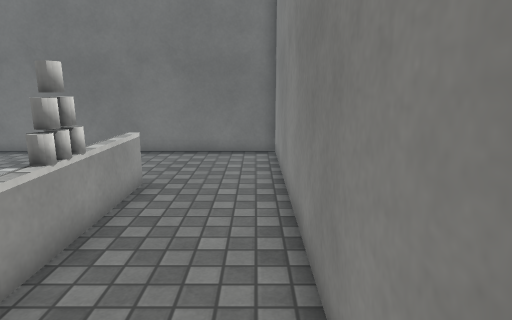
view 1 (above)

12 first-person views from a walk through a 3-D level made in the Unity game engine. The camera is 1.4 m above the floor, tilts 12° down and sees 75° across. The floor is counted in squares, 0.5 m on a side. Each view is taken from the middle of a square. On the plan, view 1 faces up. The plan holds only what a view shows up to about 20 squares ahead; the rest is blank. The player character is not drawn. Surface patterns are stand-ins for the level's own textures.

view 2
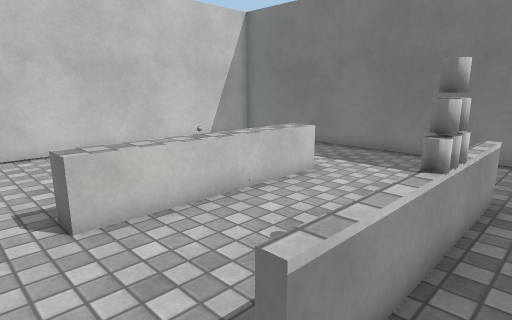

view 3
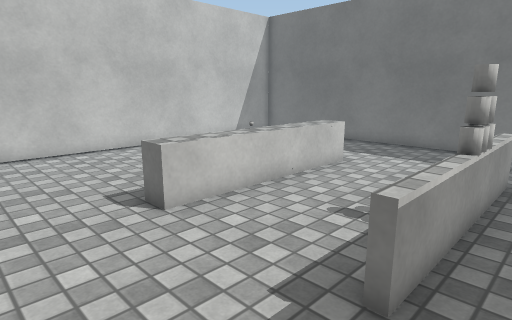

view 4
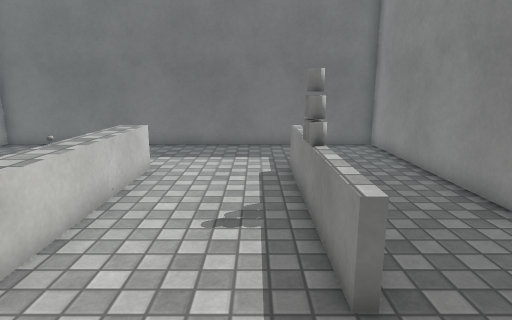

view 5
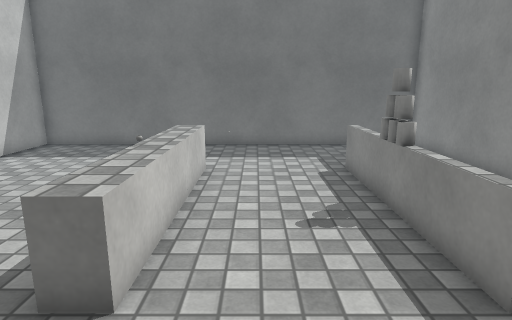

view 6
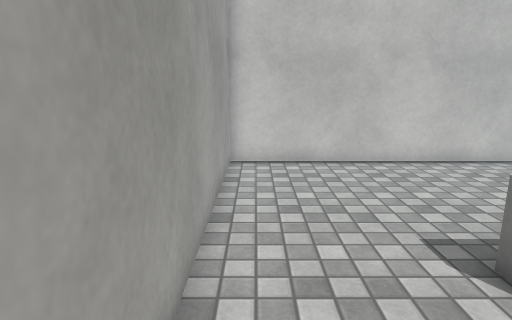

view 7
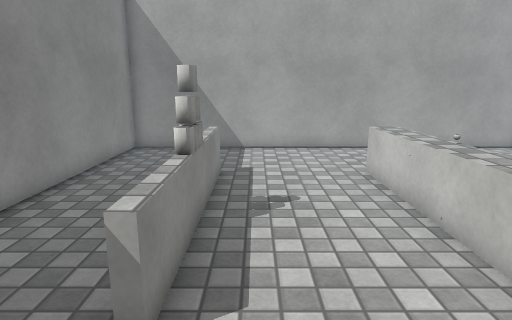

view 8
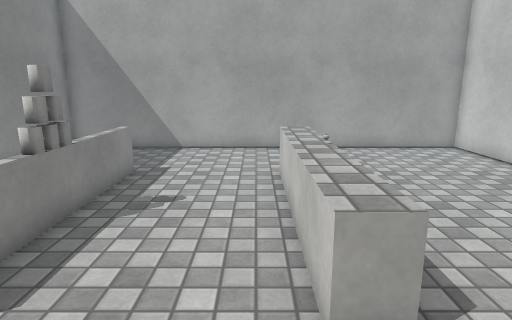

view 9
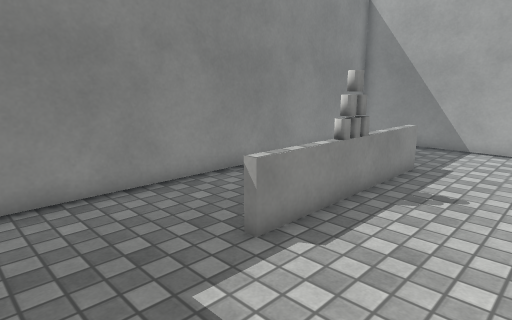

view 10
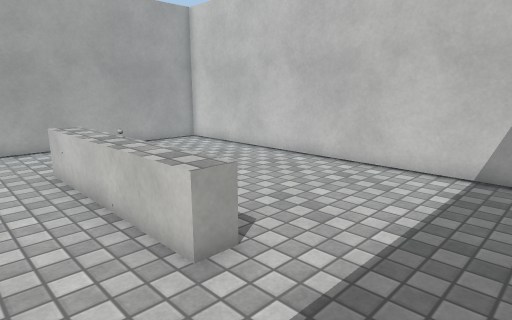

view 11
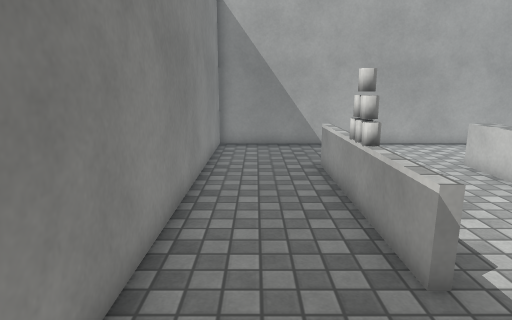

view 12
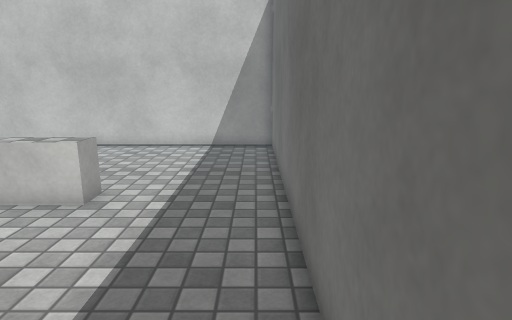

### Floor plan
Key: @ floor where view 1 was taken; # wall or solid block; . floor; = window, fence, low wall or low ledge; ^ raised ledge; O other object.
Columns run from 18 left of view 1 to 1 right of it. Each row starts with its distance up from view 1.
 15 ####################
 14 #..................#
 13 #..................#
 12 #..................#
 11 #..................#
 10 #........^....=....#
  9 #.......^^....==...#
  8 #.......^^....==...#
  7 #.......^^=...O#...#
  6 #...... ^^....O#...#
  5 #...... ^^....O#...#
  4 #.......^^....==...#
  3 #.......^^....==...#
  2 #.......^^....==...#
  1 #..................#
  0 #.................@#
 -1 #..................#
 -2 #..................#
 -3 ####################

Where each view was taken, in squares from view 1:
view 1: 0 up, 0 right, facing up
view 2: 0 up, 2 left, facing up-left
view 3: 2 down, 2 left, facing up-left
view 4: 2 down, 5 left, facing up
view 5: 2 down, 7 left, facing up
view 6: 2 down, 5 left, facing left
view 7: 13 up, 5 left, facing down
view 8: 13 up, 8 left, facing down
view 9: 14 up, 8 left, facing down-right
view 10: 14 up, 6 left, facing down-left
view 11: 14 up, 1 left, facing down
view 12: 14 up, 1 left, facing left
